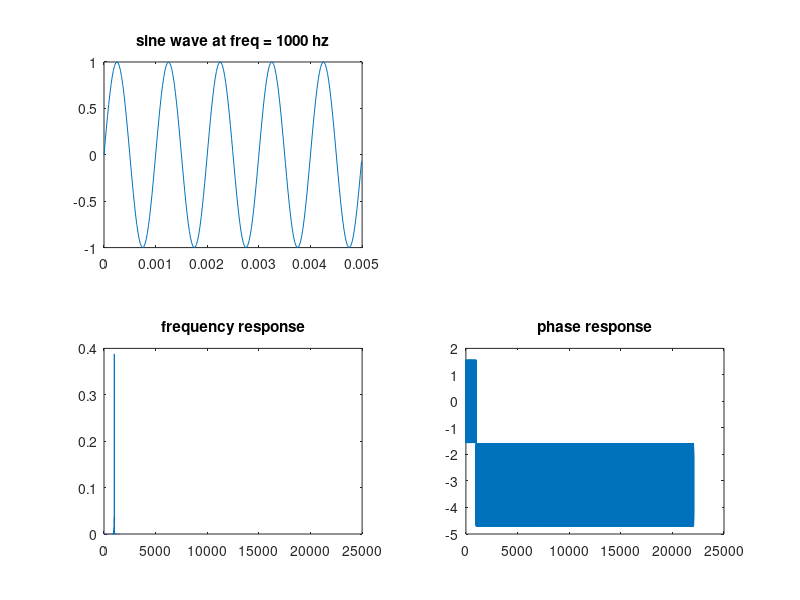
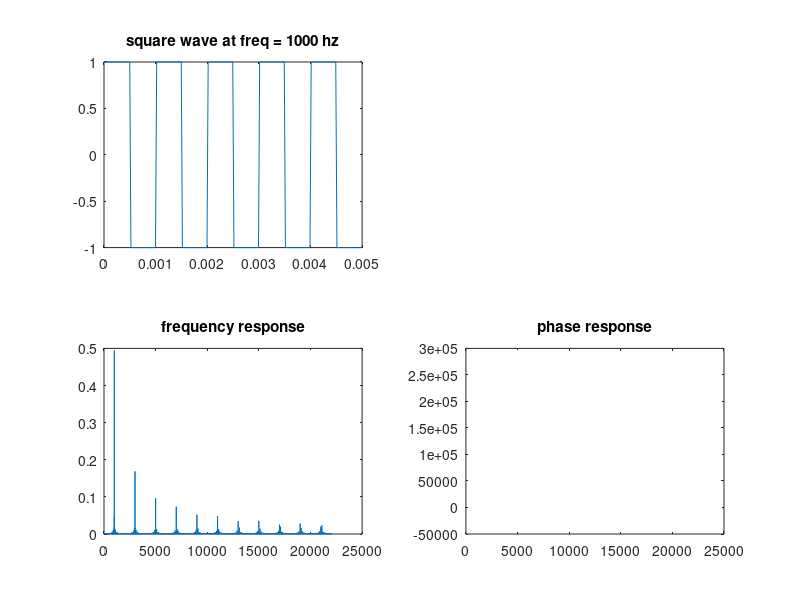
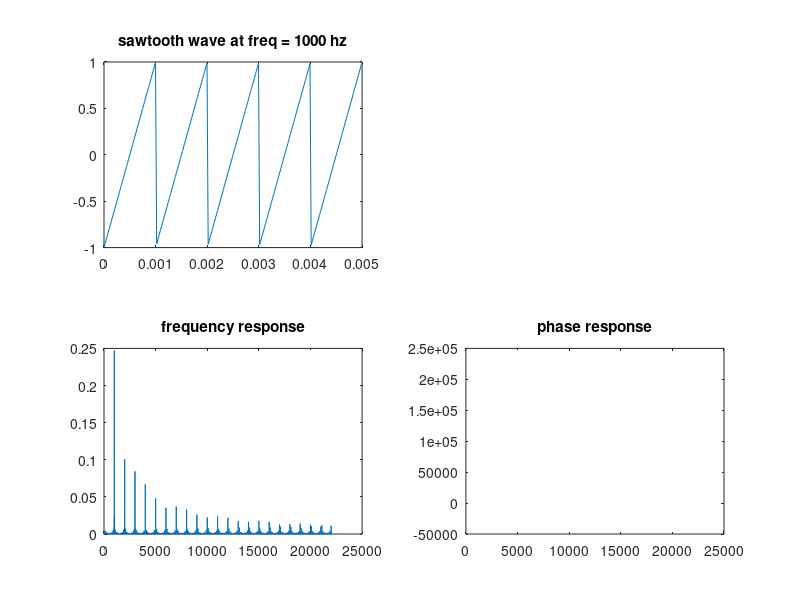

These figures' MATLAB source, in order: (Note: this script raises an error after producing the figures.)
pkg load signal
bit= 24;   %bit      
sps = 44100; %samples per sec
duration = 20; %secs
samp = sps*duration; %samples for clip

basefreq = 1000;

time = linspace(0,duration,samp);
n = 2^nextpow2(samp);
resplength = [1:n/2]*sps/n;

sine = sin(time*2*pi*basefreq);
sineresp = fft(sine,n)/n;
sineresp = sineresp(1:n/2);

sqar = square(time*2*pi*basefreq);
sqarresp = fft(sqar,n)/n;
sqarresp = sqarresp(1:n/2);

saw = sawtooth(time*2*pi*basefreq);
sawresp = fft(saw,n)/n;
sawresp = sawresp(1:n/2);

o=5;
x = time<5/basefreq;
f = resplength<(basefreq*2^o); 

figure(1);
subplot(2,2,1);
plot(time(x),sine(x));
title(sprintf('sine wave at freq = %d hz',basefreq));
subplot(2,2,3);
plot(resplength(f),abs(sineresp(f)));
title('frequency response');
subplot(2,2,4);
plot(resplength(f),unwrap(angle(sineresp(f)),pi/2));
title('phase response');

figure(2);
subplot(2,2,1);
plot(time(x),sqar(x));
title(sprintf('square wave at freq = %d hz',basefreq));
subplot(2,2,3);
plot(resplength(f),abs(sqarresp(f)));
title('frequency response');
subplot(2,2,4);
plot(resplength(f),unwrap(angle(sqarresp(f)),pi/2));
title('phase response');

figure(3);
subplot(2,2,1);
plot(time(x),saw(x));
title(sprintf('sawtooth wave at freq = %d hz',basefreq));
subplot(2,2,3);
plot(resplength(f),abs(sawresp(f)));
title('frequency response');
subplot(2,2,4);
plot(resplength(f),unwrap(angle(sawresp(f)),pi/2));
title('phase response');


wavwrite(sine,sps,bit,'sine.wav');
wavwrite(sqar,sps,bit,'sqar.wav');
wavwrite(saw,sps,bit,'saw.wav');

pause()


